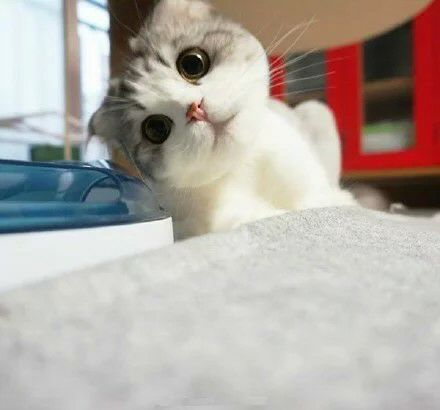
#> input picture ch04/吴震/cat.jpg, 440 x 410 px, found by its file name
$ python ch04-2.py
#> lines starting #> are read from the running program, lines starting #| are printed output that depends on the picture
import cv2
#读取文件
img_BGR = cv2.imread("cat.jpg")
#> img_BGR is the input picture: shape (410, 440, 3); mean B, G, R 164.1, 170.3, 178
img_RGB = cv2.cvtColor(img_BGR, cv2.COLOR_BGR2RGB)
img_YcrCb = img_BGR
#获取图片行数
w = img_RGB.shape[0]
#> w = 410
#获取图片列数
h = img_RGB.shape[1]
#> h = 440
for i in range(w):
    for j in range(h):
        #处理方式
        img_YcrCb[i, j, 0] = (img_RGB[i, j, 0] * 0.256789 + img_RGB[i, j, 0] * 0.504129 + img_RGB[
            i, j, 0] * 0.097906) + 16
        img_YcrCb[i, j, 1] = (img_RGB[i, j, 0] * -0.148223 + img_RGB[i, j, 1] * -0.290992 + img_RGB[
            i, j, 2] * 0.439215) + 128
        img_YcrCb[i, j, 2] = (img_RGB[i, j, 0] * 0.439215 + img_RGB[i, j, 1] * -0.367789 + img_RGB[
            i, j, 2] * -0.071426) + 128
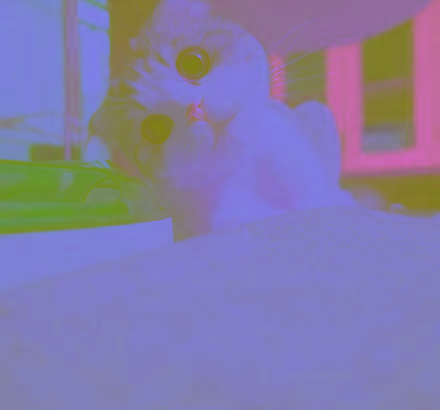
#> img_YcrCb: shape (410, 440, 3); mean B, G, R 168.4, 123.6, 131.3
#显示处理图像
cv2.imshow("img_RGB", img_RGB)
cv2.imshow("img_YcrCb", img_YcrCb)
#按键等待  0表示一直等待
cv2.waitKey(0)
